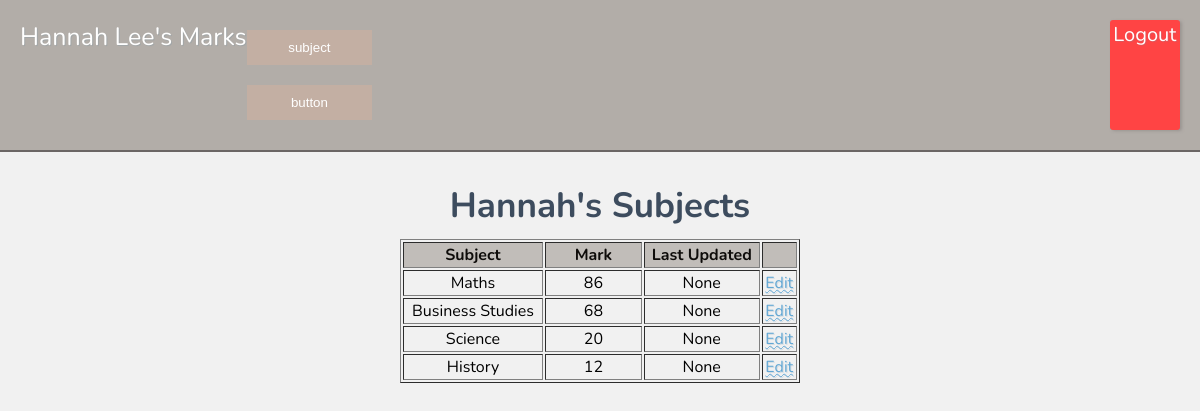
The page /student/5 (signed in) on the database its author committed.
### tables this page shows
CREATE TABLE "students"(id INTEGER PRIMARY KEY AUTOINCREMENT,
"firstname" TEXT NOT NULL,
"lastname" TEXT NOT NULL);

CREATE TABLE "marks"(id INTEGER PRIMARY KEY AUTOINCREMENT,
student_id INTEGER, `subject_id` INTEGER,
subject TEXT NOT NULL,
"marks" INTEGER,
last_updated TIMESTAMP DEFAULT CURRENT_TIMESTAMP);

### app.py (the view)
@app.route('/student/<int:student_id>')
def student(student_id):
    if 'user_id' not in session:
        return redirect(url_for('login'))
    db = get_db()
    students = db.execute('''
                          SELECT * FROM students
                          ORDER BY firstname ASC;
                          ''').fetchall()
    subjects = db.execute('''
                          SELECT * FROM subject
                          ORDER BY subject ASC;
                         ''').fetchall()
    student = db.execute(
        'SELECT * FROM students WHERE id = ?',
        (student_id,)).fetchone()
    marks = db.execute(
        'SELECT id, subject, marks as mark, last_updated FROM Marks WHERE student_id = ? ORDER BY marks DESC',
        (student_id,)).fetchall()
    edit_mark_id = request.args.get('edit')
    return render_template('student.html', students=students, subjects=subjects, student=student, marks=marks, edit_mark_id=edit_mark_id)

### app.py (called while the page is built)
def get_db():
    db = sqlite3.connect('database/student_mark.db')
    db.row_factory = sqlite3.Row
    return db

### templates/student.html (shortened to what this page needs)
{% extends "base.html" %}
{% block text %}{{ student['firstname'] }} {{ student['lastname'] }}'s Marks{% endblock text %}
{% block content %}
<h2 class="heading2">{{student['firstname']}}'s Subjects</h2>
<table border="1">
    <thead>
        <tr>
            <th>Subject</th>
            <th>Mark</th>
            <th>Last Updated</th>
            <th></th>
        </tr>
    </thead>
    <tbody>
        {% for mark in marks %}
        <tr>
            <td>{{ mark['subject'] }}</td>
            <td>{{ mark['mark'] }}</td>
            <td>{{ mark['last_updated'] }}</td>
            <td>
                {% if edit_mark_id and edit_mark_id|int == mark['id'] %}
                <form action="{{ url_for('edit_mark', mark_id=mark['id']) }}" method="post"
                    style="display:flex; gap:6px; align-items:center;">
                    <span s>{{ mark['subject'] }}</span>
                    <input name="mark" type="number" min="0" max="100" value="{{ mark['mark'] }}" required>
                    <button type="submit">Save</button>
                    <a href="{{ url_for('student', student_id=student['id']) }}" style="margin-left:6px;">Cancel</a>
                </form>
                {% else %}
                <a href="{{ url_for('student', student_id=student['id'], edit=mark['id']) }}">Edit</a>
                {% endif %}
            </td>
        </tr>
        {% endfor %}
    </tbody>
</table>
{% endblock content %}

### static/css/style.css (style rules this page uses)
body { margin: 0; padding: 0; font-family: "Nunito"; background-image:url('https://imgh.in/host/sce4o3'); background-repeat:repeat; background-size:40%; background-color: #f0f0f0ec; background-blend-mode: lighten; }
.heading2 { margin-top:-10px; padding:0; color:#3d4c5e; text-align:center; align-items: center; font-size:35px; margin-bottom:0px; }
* { box-sizing: border-box; }
table { margin-left:auto; margin-right:auto; margin-top:10px; width:400px; }
th { background-color: #756b6164; color:rgb(14, 12, 10); }
tr { text-align:center; }
table td:nth-child(2) { width:25%; }
a { text-decoration: underline wavy 0.5px; color: #62a7d4; text-shadow: 1px 1px #658ca734; }

### rows shown on the page
students: firstname "Hannah", lastname "Lee"
marks: subject "Maths", mark "86", last_updated "None"
marks: subject "Business Studies", mark "68", last_updated "None"
marks: subject "Science", mark "20", last_updated "None"
marks: subject "History", mark "12", last_updated "None"
